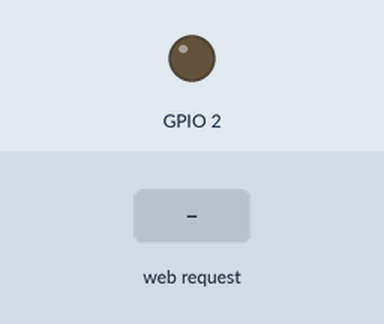
Bench run of a sketch on a simulated ESP32. On the bench: output pins drawn as LEDs (lit = HIGH). Inputs (shaded band) come from the test bench. WiFi joins after 1.5 s; servers stay silent unless stated; what the sketch prints to the serial monitor is not drawn.

Above: at 2.7 s.
2.8 s: HTTP request GET /H received
At 3.3 s:
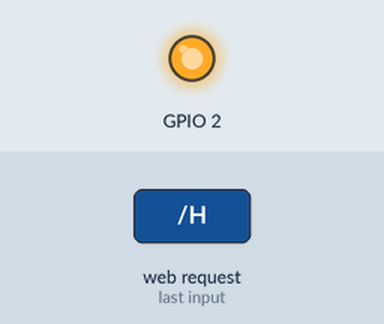
4.3 s: HTTP request GET /L received
At 5.6 s:
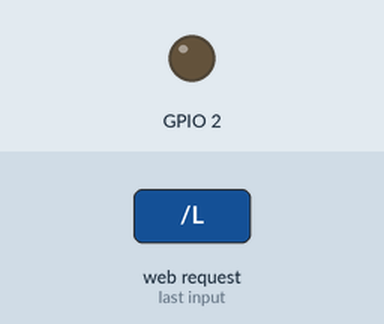
Timing chart, 0 to 7.3 s (numbered marks = the images above; inputs shaded):
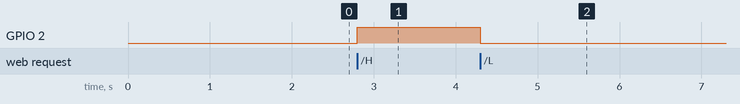

The sketch:

wifi_esp32_LED_Blink.ino
```cpp
#include <WiFi.h>

const char* ssid     = "practica5";
const char* password = "123456789";

WiFiServer server(80);

void setup()
{
    Serial.begin(115200);
    pinMode(2, OUTPUT);

    delay(10);


    Serial.println();
    Serial.println();
    Serial.print("Conectando a la RED ");
    Serial.println(ssid);

    WiFi.begin(ssid, password);

    while (WiFi.status() != WL_CONNECTED) {
        delay(500);
        Serial.print(".");
    }

    Serial.println("");
    Serial.println("WiFi Conectado.");
    Serial.println("IP Dirección: ");
    Serial.println(WiFi.localIP());

    server.begin();

}

void loop(){
 WiFiClient client = server.available();

  if (client) {
    Serial.println("New Client.");
    String currentLine = "";
    while (client.connected()) {
      if (client.available()) {
        char c = client.read();
        Serial.write(c);
        if (c == '\n') {

          if (currentLine.length() == 0) {

            client.println("HTTP/1.1 200 OK");
            client.println("Content-type:text/html");
            client.println();


            client.print("CLIC <a href=\"/H\">AQUI</a> para encender el LED de tu Circuito. <br><br><br>");
            client.print("CLIC <a href=\"/L\">AQUI</a> para apagar el LED de tu circuito.<br>");


            client.println();

            break;
          } else {
            currentLine = "";
          }
        } else if (c != '\r') {
          currentLine += c;
        }


        if (currentLine.endsWith("GET /H")) {
          digitalWrite(2, HIGH);
        }
        if (currentLine.endsWith("GET /L")) {
          digitalWrite(2, LOW);
        }
      }
    }

    client.stop();
    Serial.println("Client Disconnected.");
  }
}
```

Measured:
- after the input at 2.8 s, GPIO 2: LOW → HIGH at once
- after the input at 4.3 s, GPIO 2: HIGH → LOW at once
